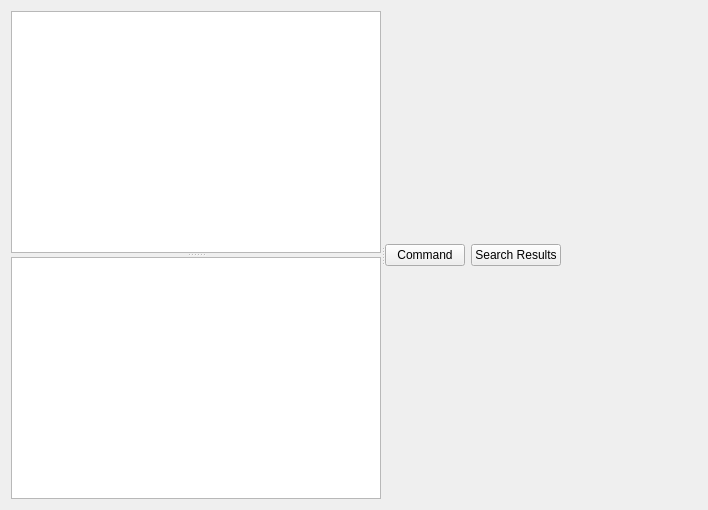
<?xml version="1.0" encoding="UTF-8"?>
<ui version="4.0">
 <class>WorkSpace</class>
 <widget class="QWidget" name="WorkSpace">
  <property name="geometry">
   <rect>
    <x>0</x>
    <y>0</y>
    <width>708</width>
    <height>510</height>
   </rect>
  </property>
  <property name="windowTitle">
   <string>Form</string>
  </property>
  <layout class="QGridLayout" name="gridLayout">
   <item row="0" column="0">
    <widget class="QSplitter" name="mHSplitter">
     <property name="orientation">
      <enum>Qt::Horizontal</enum>
     </property>
     <widget class="QSplitter" name="mLeftVSplitter">
      <property name="sizePolicy">
       <sizepolicy hsizetype="Ignored" vsizetype="Expanding">
        <horstretch>0</horstretch>
        <verstretch>0</verstretch>
       </sizepolicy>
      </property>
      <property name="orientation">
       <enum>Qt::Vertical</enum>
      </property>
      <widget class="QTreeView" name="mFileTreeView"/>
      <widget class="QListWidget" name="mBookMarkListWidget"/>
     </widget>
     <widget class="QWidget" name="">
      <layout class="QVBoxLayout" name="verticalLayout">
       <item>
        <layout class="QGridLayout" name="mRightTopFrameLayout"/>
       </item>
       <item>
        <layout class="QGridLayout" name="mRightBotFrameLayout"/>
       </item>
       <item>
        <layout class="QHBoxLayout" name="horizontalLayout">
         <item>
          <widget class="QPushButton" name="mCmdBtn">
           <property name="text">
            <string>Command</string>
           </property>
          </widget>
         </item>
         <item>
          <widget class="QPushButton" name="mSearchBtn">
           <property name="text">
            <string>Search Results</string>
           </property>
          </widget>
         </item>
         <item>
          <spacer name="horizontalSpacer">
           <property name="orientation">
            <enum>Qt::Horizontal</enum>
           </property>
           <property name="sizeHint" stdset="0">
            <size>
             <width>40</width>
             <height>20</height>
            </size>
           </property>
          </spacer>
         </item>
        </layout>
       </item>
      </layout>
     </widget>
    </widget>
   </item>
  </layout>
 </widget>
 <resources/>
 <connections/>
</ui>
